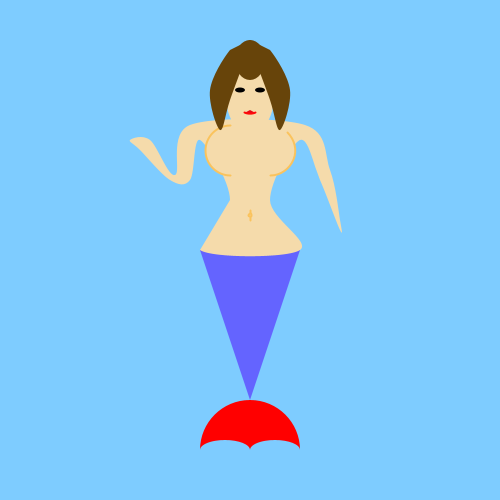
Frame 1 (no input)
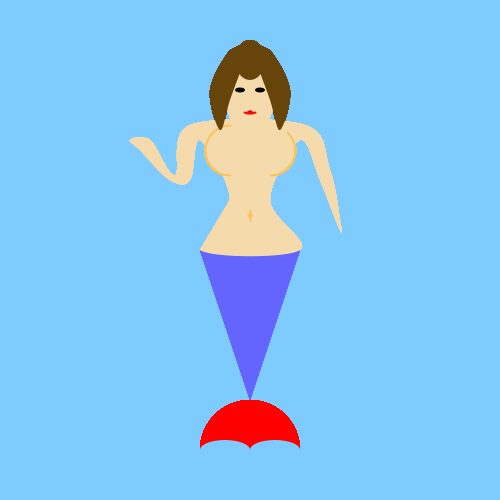
Frame 60 (the mouse pressed at the canvas centre just before this capture)
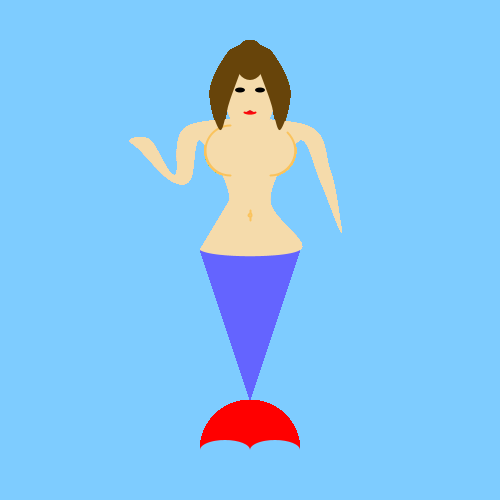
Frame 120 (the mouse held since frame 60 and released just before this capture)

The Processing sketch that drew these frames (run headless with seeded random() and noise(); from frame 60 on, the mouse is pressed at the canvas centre):

// Processing sketch: processing_11815
// ── processing_11815.pde

// Assignment #
// Name: Wenyu Pan
// E-mail: wpan@brynmawr.edu
// Date: September 6, 2010

void setup(){
size(500,500);
smooth();
background(126,204,255);}

void draw(){
  //draw the lower body of the mermaid
  noStroke();
  fill(100,100,255);
  triangle(200,250,300,250,250,400);
  fill(255,0,0);
  arc(250,450,100,100,PI,TWO_PI);
  fill(126,204,255);
  arc(275,450,50,20,PI,TWO_PI);
  arc(225,450,50,20,PI,TWO_PI);
  //draw the upper body of the mermaid
  fill(245,219,171);
  beginShape();
  curveVertex(200,250);
  curveVertex(230,200);
  curveVertex(200,140);
  curveVertex(190,180);
  curveVertex(170,180);
  curveVertex(140,150);
  curveVertex(130,140);
  curveVertex(150,140);
  curveVertex(175,175);
  curveVertex(190,125);
  curveVertex(305,125);
  curveVertex(330,170);
  curveVertex(340,220);
  curveVertex(340,230);
  curveVertex(320,180);
  curveVertex(300,140);
  curveVertex(270,200);
  curveVertex(300,250);
  curveVertex(200,250);
  curveVertex(230,200);
  endShape();
  strokeWeight(2);
  stroke(250,195,93);
  line(250,210,250,220);
  ellipse(250,215,3,3);
  stroke(250,195,93);
  fill(245,219,171);
  arc(230,150,50,50,PI/2,TWO_PI-PI/2);
  stroke(250,195,93);
  fill(245,219,171);
  arc(270,150,50,50,-PI/4,PI/2);
  //draw the head and hair of the mermaid
  noStroke();
  fill(245,219,171);
  ellipse(250,90,50,90);
  fill(103,68,10);
  beginShape();
  curveVertex(250,40);
  curveVertex(270,50);
  curveVertex(290,90);
  curveVertex(280,130);
  curveVertex(270,100);
  curveVertex(250,40);
  curveVertex(270,50);
  endShape(CLOSE);
  beginShape();
  curveVertex(250,40);
  curveVertex(230,50);
  curveVertex(210,90);
  curveVertex(220,130);
  curveVertex(230,100);
  curveVertex(250,40);
  curveVertex(230,50);
  endShape(CLOSE);
  ellipse(250,60,30,40);
  fill(0);
  ellipse(240,90,10,5);
  ellipse(260,90,10,5);
  fill(227,10,24);
  strokeWeight(2);
  stroke(255,10,10);
  arc(250,110,15,8,PI/4,PI-PI/4);}
  
  
